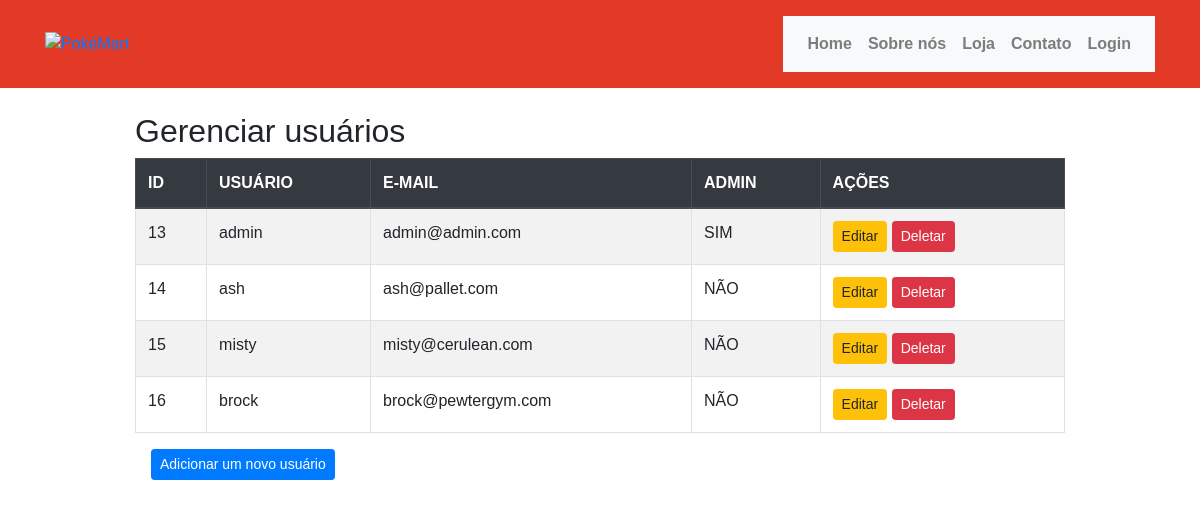
The page /users.php on the database its author committed.
### tables this page shows
CREATE TABLE IF NOT EXISTS `users` (
  `id` int NOT NULL AUTO_INCREMENT,
  `username` varchar(50) NOT NULL DEFAULT '0',
  `email` varchar(50) NOT NULL DEFAULT '0',
  `password` varchar(250) NOT NULL DEFAULT '0',
  `admin` tinyint NOT NULL DEFAULT '0',
  PRIMARY KEY (`id`)
);

### users.php (the view, shortened to what this page needs)
<?php
include "admin/db.connect.php";
include "header.php";
$stmt = $conn->query("SELECT * FROM users");
$users = $stmt->fetch_all(MYSQLI_ASSOC);
?>
<div class="container" style="max-width: 80vw; margin: 0 auto;">
    <h2 class="mt-4">Gerenciar usuários</h2>
    <table class="table table-striped table-bordered table-hover">
        <thead class="thead-dark">
            <tr>
                <th>ID</th>
                <th>USUÁRIO</th>
                <th>E-MAIL</th>
                <th>ADMIN</th>
                <th>AÇÕES</th>
            </tr>
        </thead>
        <tbody>
            <?php foreach ($users as $user): ?>
                <tr>
                    <td><?= $user['id']; ?></td>
                    <td><?= $user['username']; ?></td>
                    <td><?= $user['email']; ?></td>
                    <td><?= $user['admin'] ? 'SIM' : 'NÃO'; ?></td>
                    <td>
                        <a href="users.php?action=edit&id=<?= $user['id']; ?>" class="btn btn-warning btn-sm">Editar</a>
                        <a href="users.php?action=delete&id=<?= $user['id']; ?>" class="btn btn-danger btn-sm" onclick="return confirmDelete()">Deletar</a>
                    </td>
                </tr>
            <?php endforeach; ?>
        </tbody>
    </table>
    <a href="users.php?action=add" class="btn btn-primary btn-sm mb-3 ml-3">Adicionar um novo usuário</a>
</div>

### header.php (shortened to what this page needs)
<!DOCTYPE html>
<html lang="pt-br">
<head>
    <link href="https://stackpath.bootstrapcdn.com/bootstrap/4.5.2/css/bootstrap.min.css" rel="stylesheet" />
    <link rel="stylesheet" href="https://cdnjs.cloudflare.com/ajax/libs/font-awesome/6.0.0-beta3/css/all.min.css">
    <link rel="stylesheet" href="stylesheet.css" />
</head>
<body>
    <header class="text-white py-3" style="background-color: #e23a26">
        <div class="container d-flex justify-content-between align-items-center">
            <div class="logo">
                <a href="index.php">
                    <img src="https://iili.io/2b9Q9mN.png" id="logo" alt="PokéMart" />
                </a>
            </div>
            <nav class="navbar navbar-expand-lg navbar-light bg-light">
                <div class="collapse navbar-collapse" id="navbarNav">
                    <ul class="navbar-nav">
                        <li class="nav-item">
                            <a class="nav-link font-weight-bold" href="index.php">Home</a>
                        </li>
                        <li class="nav-item">
                            <a class="nav-link font-weight-bold" href="user_sobre.php">Sobre nós</a>
                        </li>
                        <li class="nav-item">
                            <a class="nav-link font-weight-bold" href="user_produtos.php">Loja</a>
                        </li>
                        <li class="nav-item">
                            <a class="nav-link font-weight-bold" href="user_contato.php">Contato</a>
                        </li>
                        <?php if (isset($_SESSION['user_id'])): ?>
                            <li class="nav-item">
                                <a class="nav-link font-weight-bold" href="logout.php">Logout</a>
                            </li>
                            <?php if ($_SESSION['admin'] == true): ?>
                                <li class="nav-item">
                                    <a class="nav-link font-weight-bold" href="admin_painel.php">Painel Admin</a>
                                </li>
                            <?php endif; ?>
                        <?php else: ?>
                            <li class="nav-item">
                                <a class="nav-link font-weight-bold" href="login.php">Login</a>
                            </li>
                        <?php endif; ?>
                    </ul>
                </div>
            </nav>
        </div>
    </header>
</body>
</html>

### stylesheet.css (style rules this page uses)
* { font-family: Arial, Helvetica, sans-serif; }
html, body { height: 100%; margin: 0; display: flex; flex-direction: column; }
.container { flex-grow: 1; }
#logo { height: 60px; width: auto; transition: transform 0.3s; }

### rows shown on the page
users: id "13", username "admin", email "admin@admin.com", admin "SIM"
users: id "14", username "ash", email "ash@pallet.com", admin "NÃO"
users: id "15", username "misty", email "misty@cerulean.com", admin "NÃO"
users: id "16", username "brock", email "brock@pewtergym.com", admin "NÃO"
